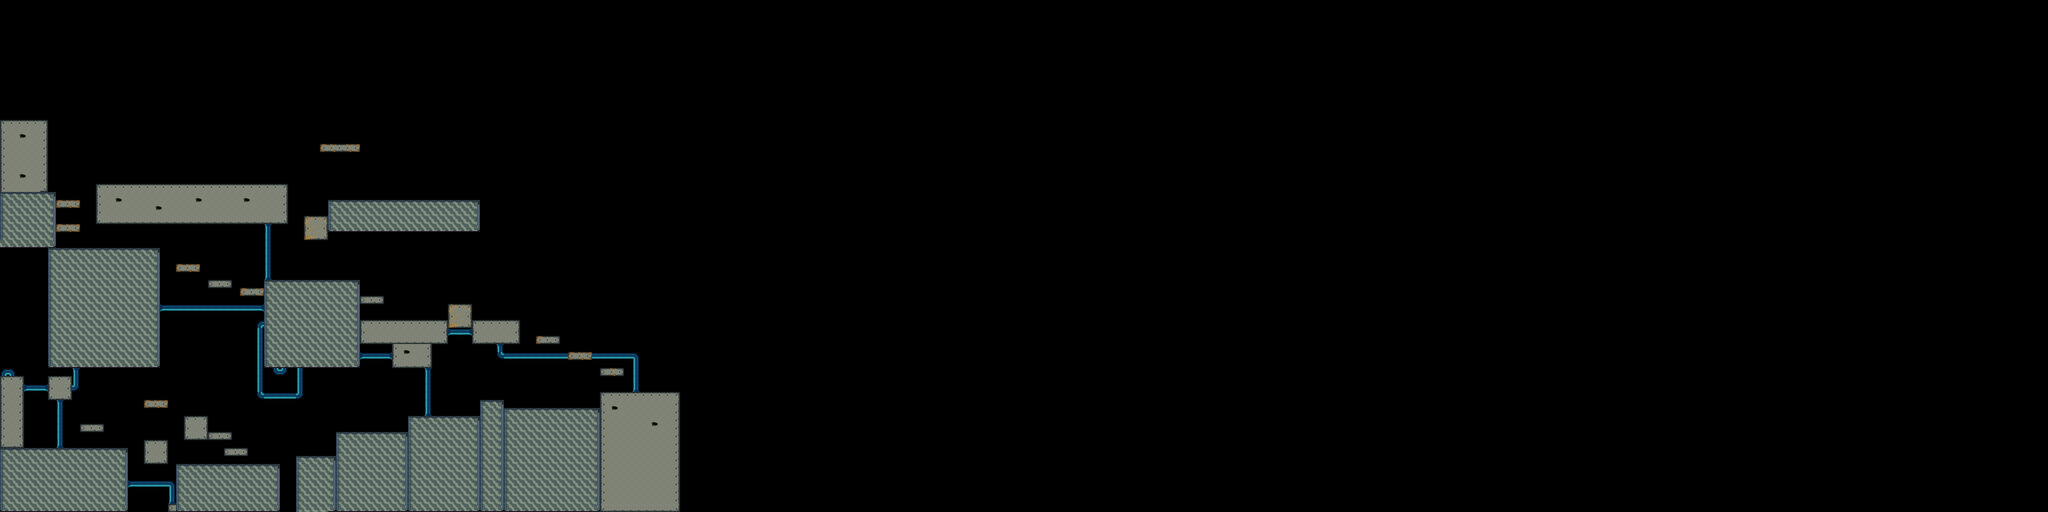

A 2D game scene composited from a Tiled map and its tileset images. What follows is a short description and the map's XML, with each tile layer's data collapsed to a summary:
An orthogonal 256x64 tile map with 16x16 px tiles, 2 tile layers (Tile Layer 1, Decoration) and 25 objects (12x Blocker, 6x basic, 3x Coin, Next, Battery, ...).

<map version="1.10" tiledversion="1.11.2" orientation="orthogonal" renderorder="right-down" width="256" height="64" tilewidth="16" tileheight="16" infinite="0" nextlayerid="11" nextobjectid="42">
 <editorsettings>
  <export target="0." format="json" />
 </editorsettings>
 <tileset firstgid="1" source="../Tilsets/tileset.tsx" />
 <layer id="1" name="Tile Layer 1" width="256" height="64">
  <data>[16384 cells, 1706 non-empty, 47 distinct tile ids]</data>
 </layer>
 <layer id="8" name="Decoration" width="256" height="64">
  <data>[16384 cells, 0 non-empty, 0 distinct tile ids]</data>
 </layer>
 <objectgroup id="7" name="Next">
  <object id="36" name="Next" x="208.016" y="806.067" width="40" height="64.6667" />
 </objectgroup>
 <objectgroup id="10" name="Pickables">
  <object id="38" type="Battery" x="624" y="542" width="15.3333" height="16" />
  <object id="39" name="Coin" x="298.667" y="780.667" />
  <object id="40" name="Coin" x="651.333" y="270.667" />
  <object id="41" name="Coin" x="137.333" y="430" />
 </objectgroup>
 <objectgroup id="9" name="Traps">
  <object id="32" name="capacitor" type="capacitor" x="544.185" y="352.208" width="15.4186" height="14.8139" />
 </objectgroup>
 <objectgroup id="6" name="Checkpoints" />
 <objectgroup id="4" name="Enemies">
  <object id="5" name="Enemy" type="basic" x="313.524" y="863.639" />
  <object id="8" name="Enemy" type="basic" x="390.077" y="915.883" />
  <object id="20" name="Enemy" type="basic" x="725.435" y="854.235" />
  <object id="24" name="Enemy" type="basic" x="416.628" y="332.681" width="16.4271" height="28.1608" />
  <object id="26" name="Enemy" type="basic" x="577.786" y="525.92" width="16.4271" height="28.1608" />
  <object id="31" name="Enemy" type="basic" x="1089.91" y="802.17" />
 </objectgroup>
 <objectgroup id="5" name="Enemy blockers">
  <object id="13" name="Blocker" x="279.582" y="865.412" width="12.5463" height="15.3978" />
  <object id="14" name="Blocker" x="333.048" y="864.842" width="12.5463" height="15.3978" />
  <object id="15" name="Blocker" x="345.595" y="910.465" width="12.5463" height="15.3978" />
  <object id="16" name="Blocker" x="554.32" y="914.457" width="12.5463" height="15.3978" />
  <object id="17" name="Blocker" x="662.675" y="848.874" width="12.5463" height="15.3978" />
  <object id="18" name="Blocker" x="813.801" y="848.874" width="12.5463" height="15.3978" />
  <object id="22" name="Blocker" x="514.52" y="550.308" />
  <object id="23" name="Blocker" x="727.486" y="546.788" />
  <object id="27" name="Blocker" x="572.667" y="356" />
  <object id="28" name="Blocker" x="203.333" y="360.667" />
  <object id="29" name="Blocker" x="997.408" y="802.222" width="12.5463" height="15.3978" />
  <object id="30" name="Blocker" x="1195.04" y="802.222" width="12.5463" height="15.3978" />
 </objectgroup>
 <objectgroup id="2" name="Player">
  <object id="1" name="player" x="89.6308" y="858.308" />
 </objectgroup>
</map>
